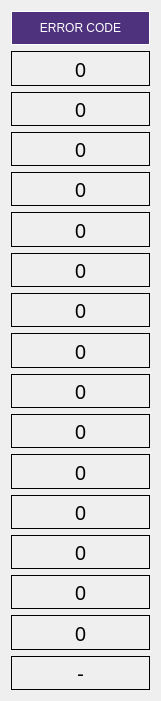
    <widget class="QWidget" name="verticalLayoutWidget_3">
     <property name="geometry">
      <rect>
       <x>490</x>
       <y>250</y>
       <width>161</width>
       <height>701</height>
      </rect>
     </property>
     <layout class="QVBoxLayout" name="verticalLayout_3">
      <item>
       <widget class="QLabel" name="label_3">
        <property name="styleSheet">
         <string notr="true">font: 75 16pt &quot;Bahnschrift&quot;;
background-color: rgb(78, 50, 126);
color:rgb(255,255,255);</string>
        </property>
        <property name="frameShape">
         <enum>QFrame::Panel</enum>
        </property>
        <property name="text">
         <string>ERROR CODE</string>
        </property>
        <property name="alignment">
         <set>Qt::AlignCenter</set>
        </property>
       </widget>
      </item>
      <item>
       <widget class="QLabel" name="label_errorcode_1">
        <property name="font">
         <font>
          <family>Bahnschrift</family>
          <pointsize>15</pointsize>
         </font>
        </property>
        <property name="frameShape">
         <enum>QFrame::Panel</enum>
        </property>
        <property name="text">
         <string>0</string>
        </property>
        <property name="alignment">
         <set>Qt::AlignCenter</set>
        </property>
       </widget>
      </item>
      <item>
       <widget class="QLabel" name="label_errorcode_2">
        <property name="font">
         <font>
          <family>Bahnschrift</family>
          <pointsize>15</pointsize>
         </font>
        </property>
        <property name="frameShape">
         <enum>QFrame::Panel</enum>
        </property>
        <property name="text">
         <string>0</string>
        </property>
        <property name="alignment">
         <set>Qt::AlignCenter</set>
        </property>
       </widget>
      </item>
      <item>
       <widget class="QLabel" name="label_errorcode_3">
        <property name="font">
         <font>
          <family>Bahnschrift</family>
          <pointsize>15</pointsize>
         </font>
        </property>
        <property name="frameShape">
         <enum>QFrame::Panel</enum>
        </property>
        <property name="text">
         <string>0</string>
        </property>
        <property name="alignment">
         <set>Qt::AlignCenter</set>
        </property>
       </widget>
      </item>
      <item>
       <widget class="QLabel" name="label_errorcode_4">
        <property name="font">
         <font>
          <family>Bahnschrift</family>
          <pointsize>15</pointsize>
         </font>
        </property>
        <property name="frameShape">
         <enum>QFrame::Panel</enum>
        </property>
        <property name="text">
         <string>0</string>
        </property>
        <property name="alignment">
         <set>Qt::AlignCenter</set>
        </property>
       </widget>
      </item>
      <item>
       <widget class="QLabel" name="label_errorcode_5">
        <property name="font">
         <font>
          <family>Bahnschrift</family>
          <pointsize>15</pointsize>
         </font>
        </property>
        <property name="frameShape">
         <enum>QFrame::Panel</enum>
        </property>
        <property name="text">
         <string>0</string>
        </property>
        <property name="alignment">
         <set>Qt::AlignCenter</set>
        </property>
       </widget>
      </item>
      <item>
       <widget class="QLabel" name="label_errorcode_6">
        <property name="font">
         <font>
          <family>Bahnschrift</family>
          <pointsize>15</pointsize>
         </font>
        </property>
        <property name="frameShape">
         <enum>QFrame::Panel</enum>
        </property>
        <property name="text">
         <string>0</string>
        </property>
        <property name="alignment">
         <set>Qt::AlignCenter</set>
        </property>
       </widget>
      </item>
      <item>
       <widget class="QLabel" name="label_errorcode_7">
        <property name="font">
         <font>
          <family>Bahnschrift</family>
          <pointsize>15</pointsize>
         </font>
        </property>
        <property name="frameShape">
         <enum>QFrame::Panel</enum>
        </property>
        <property name="text">
         <string>0</string>
        </property>
        <property name="alignment">
         <set>Qt::AlignCenter</set>
        </property>
       </widget>
      </item>
      <item>
       <widget class="QLabel" name="label_errorcode_8">
        <property name="font">
         <font>
          <family>Bahnschrift</family>
          <pointsize>15</pointsize>
         </font>
        </property>
        <property name="frameShape">
         <enum>QFrame::Panel</enum>
        </property>
        <property name="text">
         <string>0</string>
        </property>
        <property name="alignment">
         <set>Qt::AlignCenter</set>
        </property>
       </widget>
      </item>
      <item>
       <widget class="QLabel" name="label_errorcode_9">
        <property name="font">
         <font>
          <family>Bahnschrift</family>
          <pointsize>15</pointsize>
         </font>
        </property>
        <property name="frameShape">
         <enum>QFrame::Panel</enum>
        </property>
        <property name="text">
         <string>0</string>
        </property>
        <property name="alignment">
         <set>Qt::AlignCenter</set>
        </property>
       </widget>
      </item>
      <item>
       <widget class="QLabel" name="label_errorcode_10">
        <property name="font">
         <font>
          <family>Bahnschrift</family>
          <pointsize>15</pointsize>
         </font>
        </property>
        <property name="frameShape">
         <enum>QFrame::Panel</enum>
        </property>
        <property name="text">
         <string>0</string>
        </property>
        <property name="alignment">
         <set>Qt::AlignCenter</set>
        </property>
       </widget>
      </item>
      <item>
       <widget class="QLabel" name="label_errorcode_11">
        <property name="font">
         <font>
          <family>Bahnschrift</family>
          <pointsize>15</pointsize>
         </font>
        </property>
        <property name="frameShape">
         <enum>QFrame::Panel</enum>
        </property>
        <property name="text">
         <string>0</string>
        </property>
        <property name="alignment">
         <set>Qt::AlignCenter</set>
        </property>
       </widget>
      </item>
      <item>
       <widget class="QLabel" name="label_errorcode_12">
        <property name="font">
         <font>
          <family>Bahnschrift</family>
          <pointsize>15</pointsize>
         </font>
        </property>
        <property name="frameShape">
         <enum>QFrame::Panel</enum>
        </property>
        <property name="text">
         <string>0</string>
        </property>
        <property name="alignment">
         <set>Qt::AlignCenter</set>
        </property>
       </widget>
      </item>
      <item>
       <widget class="QLabel" name="label_errorcode_13">
        <property name="font">
         <font>
          <family>Bahnschrift</family>
          <pointsize>15</pointsize>
         </font>
        </property>
        <property name="frameShape">
         <enum>QFrame::Panel</enum>
        </property>
        <property name="text">
         <string>0</string>
        </property>
        <property name="alignment">
         <set>Qt::AlignCenter</set>
        </property>
       </widget>
      </item>
      <item>
       <widget class="QLabel" name="label_errorcode_14">
        <property name="font">
         <font>
          <family>Bahnschrift</family>
          <pointsize>15</pointsize>
         </font>
        </property>
        <property name="frameShape">
         <enum>QFrame::Panel</enum>
        </property>
        <property name="text">
         <string>0</string>
        </property>
        <property name="alignment">
         <set>Qt::AlignCenter</set>
        </property>
       </widget>
      </item>
      <item>
       <widget class="QLabel" name="label_errorcode_15">
        <property name="font">
         <font>
          <family>Bahnschrift</family>
          <pointsize>15</pointsize>
         </font>
        </property>
        <property name="frameShape">
         <enum>QFrame::Panel</enum>
        </property>
        <property name="text">
         <string>0</string>
        </property>
        <property name="alignment">
         <set>Qt::AlignCenter</set>
        </property>
       </widget>
      </item>
      <item>
       <widget class="QLabel" name="label_errorcode_16">
        <property name="font">
         <font>
          <family>Bahnschrift</family>
          <pointsize>15</pointsize>
         </font>
        </property>
        <property name="frameShape">
         <enum>QFrame::Panel</enum>
        </property>
        <property name="text">
         <string>-</string>
        </property>
        <property name="alignment">
         <set>Qt::AlignCenter</set>
        </property>
       </widget>
      </item>
     </layout>
    </widget>
